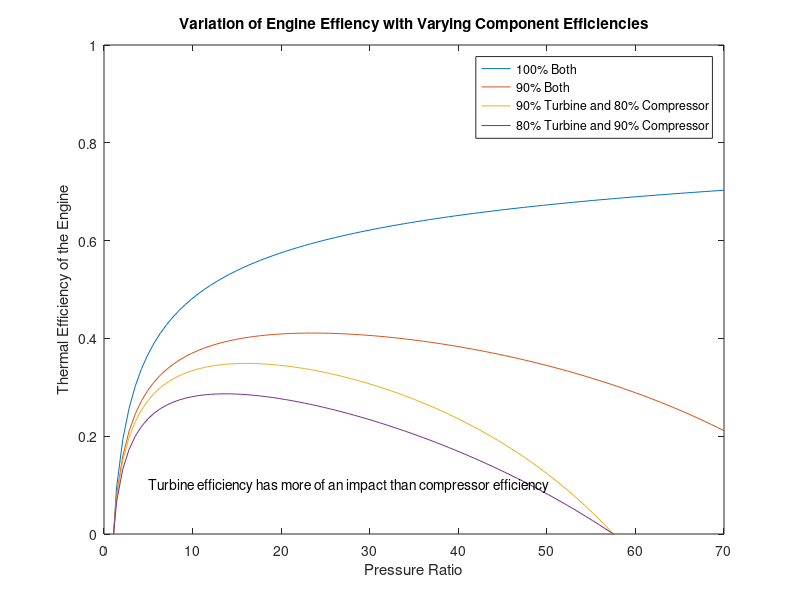

The MATLAB source for this figure:
%%
% TURBINE PARAMETERS
nTurbine = [1, 0.9, 0.9, 0.8]'; % turbine efficiency
nCompressor = [1, 0.9, 0.8, 0.9]'; % compressor efficiency

T4 = 1000+273; % temperature of fluid at turbine entry
T2 = 15+273; % ambient temperature at 32,000 feet (cruising altitude) 

rP = linspace(0, 70, 100); % pressure ratio of engine
k = 1.4; % heat capacity ratio = Cp/Cv
rT = T4/T2;

%%
% THERMAL EFFICIENCY EQUATION
nThermalNum1 = (nTurbine) * (rT.*(1-1./(rP.^((k-1)/k)))); 
nThermalNum2 = (1./nCompressor) * (rP.^((k-1)/k)-1);
nThermalDen = rT - nThermalNum2 - 1;

nThermal = (nThermalNum1 - nThermalNum2)./nThermalDen;

[~, idealRPidx] = max(nThermal');
idealRP = rP(idealRPidx); % the pressure ratio for given configuration that maximises the efficiency can be numerically fonud
% can alternately be found by differentiating
%%
% PLOT
plot(rP, nThermal);
legend('100% Both', '90% Both', '90% Turbine and 80% Compressor', '80% Turbine and 90% Compressor');
xlabel('Pressure Ratio');
ylabel('Thermal Efficiency of the Engine');
title('Variation of Engine Effiency with Varying Component Efficiencies');
ylim([0, 1]);
text(5, 0.1, 'Turbine efficiency has more of an impact than compressor efficiency');